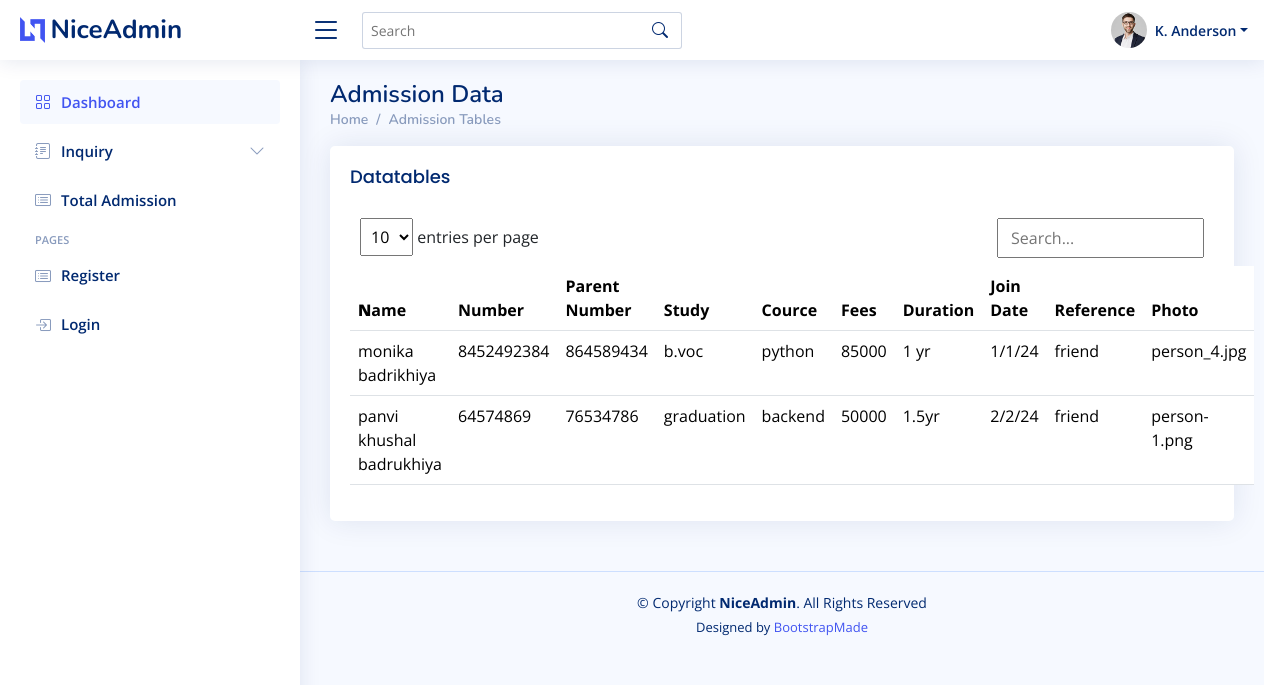
/totaladmission, run on the app's committed database.
### studentpanelapp/models.py (models this page shows)
class Admission(models.Model):
    Name=models.CharField(max_length=50)
    Number=models.IntegerField(max_length=20)
    Pnumber=models.IntegerField(max_length=20)
    Study=models.CharField(max_length=50)
    Cource=models.CharField(max_length=50)
    Fees=models.CharField(max_length=50)
    Duration=models.CharField(max_length=50)
    Joindate=models.CharField(max_length=12)
    Reference=models.CharField(max_length=50)
    Photo=models. ImageField( upload_to=None, height_field=None, width_field=None, max_length=None)

### studentpanelapp/views.py (the view)
# urls.py: path('totaladmission',views.totaladmission),
def totaladmission(request):
    name=request.GET.get('search','')
    if name:
        admisiondata=Admission.objects.filter(Name__icontains=name)
    else:
        admisiondata=Admission.objects.all()
    return render(request,"total-admission.html",{"adata":admisiondata,'name':name})

### studentpanelapp/template/total-admission.html (shortened to what this page needs)
{% load static %}
<!DOCTYPE html>
<html lang="en">
<head>
  <link href="{% static "vendor/bootstrap/css/bootstrap.min.css"%}" rel="stylesheet">
  <link href="{% static "vendor/bootstrap-icons/bootstrap-icons.css"%}" rel="stylesheet">
  <link href="{% static "vendor/boxicons/css/boxicons.min.css"%}" rel="stylesheet">
  <link href="{% static "vendor/quill/quill.snow.css"%}" rel="stylesheet">
  <link href="{% static "vendor/quill/quill.bubble.css"%}" rel="stylesheet">
  <link href="{% static "vendor/remixicon/remixicon.css"%}" rel="stylesheet">
  <link href="{% static "vendor/simple-datatables/style.css"%}" rel="stylesheet">
  <link href="{% static "css/style.css" %}" rel="stylesheet">
</head>
<body>
    {% include "header.html" %}
   {% include "sidebar.html" %}
  <main id="main" class="main">
    <div class="pagetitle">
      <h1>Admission Data</h1>
      <nav>
        <ol class="breadcrumb">
          <li class="breadcrumb-item"><a href="/home">Home</a></li>
          <li class="breadcrumb-item">Admission Tables</li>
        </ol>
      </nav>
    </div>
    <section class="section">
      <div class="row">
        <div class="col-lg-12">
          <div class="card">
            <div class="card-body">
              <h5 class="card-title">Datatables</h5>
              <div class="datatable-wrapper datatable-loading no-footer sortable searchable fixed-columns">
                <form action="totaladmission" method="get">
                  <div class="datatable-top">
                  <div class="datatable-dropdown">
                    <label>
                      <select class="datatable-selector" name="per-page">
                        <option value="10" selected="">10</option>
                      </select> entries per page
                    </label>
                  </div>
                  <div class="datatable-search">
                    <input class="datatable-input" placeholder="Search..." type="search" name="search" value="{{name}}"
                    title="Search within table" oninput="this.form.submit()">
                  </div>
                </div>
                </form>
              </div>
            <table class="table">
                <thead>
                  <tr>
                    <th>
                      <b>N</b>ame
                    </th>
                    <th>Number</th>
                    <th>Parent Number</th>
                    <th>Study</th>
                    <th>Cource</th>
                    <th>Fees</th>
                    <th>Duration</th>
                    <th data-type="date" data-format="YYYY/DD/MM">Join Date</th>
                    <th>Reference</th>
                    <th>Photo</th>
                  </tr>
                </thead>
                <tbody>
             {% for i  in adata %}
                  <tr>
                    <td>{{i.Name}}</td>
                    <td>{{i.Number}}</td>
                    <td>{{i.Pnumber}}</td>
                    <td>{{i.Study}}</td>
                    <td>{{i.Cource}}</td>
                    <td>{{i.Fees}}</td>
                    <td>{{i.Duration}}</td>
                    <td>{{i.Joindate}}</td>
                    <td>{{i.Reference}}</td>
                    <td>{{i.Photo}}</td>
                  </tr>
             {% endfor %}
                </tbody>
              </table>
            </div>
          </div>
        </div>
      </div>
    </section>
  </main>
 {% include "footer.html" %}
</body>
</html>

### studentpanelapp/static/css/style.css (style rules this page uses)
:root { scroll-behavior: smooth; }
body { font-family: "Open Sans", sans-serif; background: #f6f9ff; color: #444444; }
a { color: #4154f1; text-decoration: none; }
h1, h2, h3, h4, h5, h6 { font-family: "Nunito", sans-serif; }
#main { margin-top: 60px; padding: 20px 30px; transition: all 0.3s; }
.pagetitle { margin-bottom: 10px; }
.pagetitle h1 { font-size: 24px; margin-bottom: 0; font-weight: 600; color: #012970; }
.card { margin-bottom: 30px; border: none; border-radius: 5px; box-shadow: 0px 0 30px rgba(1, 41, 112, 0.1); }
.card-title { padding: 20px 0 15px 0; font-size: 18px; font-weight: 500; color: #012970; font-family: "Poppins", sans-serif; }
.card-body { padding: 0 20px 20px 20px; }
.breadcrumb { font-size: 14px; font-family: "Nunito", sans-serif; color: #899bbd; font-weight: 600; }
.breadcrumb a { color: #899bbd; transition: 0.3s; }
.breadcrumb .breadcrumb-item::before { color: #899bbd; }
@media (min-width: 1200px) { #main, #footer { margin-left: 300px; } }

### data on the page
Admission: Name "monika badrikhiya", Number "8452492384", Pnumber "864589434", Study "b.voc", Cource "python", Fees "85000", Duration "1 yr", Joindate "1/1/24", Reference "friend", Photo "person_4.jpg"
Admission: Name "panvi khushal badrukhiya", Number "64574869", Pnumber "76534786", Study "graduation", Cource "backend", Fees "50000", Duration "1.5yr", Joindate "2/2/24", Reference "friend", Photo "person-1.png"
